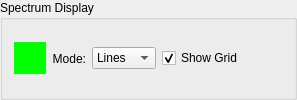
        <widget class="QGroupBox" name="groupBox" >
         <property name="title" >
          <string>Spectrum Display</string>
         </property>
         <layout class="QHBoxLayout" >
          <item>
           <widget class="SideCar::GUI::ColorButtonWidget" name="liveColor_" >
            <property name="sizePolicy" >
             <sizepolicy vsizetype="Fixed" hsizetype="Fixed" >
              <horstretch>0</horstretch>
              <verstretch>0</verstretch>
             </sizepolicy>
            </property>
            <property name="minimumSize" >
             <size>
              <width>32</width>
              <height>32</height>
             </size>
            </property>
            <property name="maximumSize" >
             <size>
              <width>32</width>
              <height>32</height>
             </size>
            </property>
            <property name="palette" >
             <palette>
              <active>
               <colorrole role="WindowText" >
                <brush brushstyle="SolidPattern" >
                 <color alpha="255" >
                  <red>0</red>
                  <green>0</green>
                  <blue>0</blue>
                 </color>
                </brush>
               </colorrole>
               <colorrole role="Button" >
                <brush brushstyle="SolidPattern" >
                 <color alpha="255" >
                  <red>0</red>
                  <green>255</green>
                  <blue>0</blue>
                 </color>
                </brush>
               </colorrole>
               <colorrole role="Light" >
                <brush brushstyle="SolidPattern" >
                 <color alpha="255" >
                  <red>127</red>
                  <green>255</green>
                  <blue>127</blue>
                 </color>
                </brush>
               </colorrole>
               <colorrole role="Midlight" >
                <brush brushstyle="SolidPattern" >
                 <color alpha="255" >
                  <red>63</red>
                  <green>255</green>
                  <blue>63</blue>
                 </color>
                </brush>
               </colorrole>
               <colorrole role="Dark" >
                <brush brushstyle="SolidPattern" >
                 <color alpha="255" >
                  <red>0</red>
                  <green>127</green>
                  <blue>0</blue>
                 </color>
                </brush>
               </colorrole>
               <colorrole role="Mid" >
                <brush brushstyle="SolidPattern" >
                 <color alpha="255" >
                  <red>0</red>
                  <green>170</green>
                  <blue>0</blue>
                 </color>
                </brush>
               </colorrole>
               <colorrole role="Text" >
                <brush brushstyle="SolidPattern" >
                 <color alpha="255" >
                  <red>0</red>
                  <green>0</green>
                  <blue>0</blue>
                 </color>
                </brush>
               </colorrole>
               <colorrole role="BrightText" >
                <brush brushstyle="SolidPattern" >
                 <color alpha="255" >
                  <red>255</red>
                  <green>255</green>
                  <blue>255</blue>
                 </color>
                </brush>
               </colorrole>
               <colorrole role="ButtonText" >
                <brush brushstyle="SolidPattern" >
                 <color alpha="255" >
                  <red>0</red>
                  <green>0</green>
                  <blue>0</blue>
                 </color>
                </brush>
               </colorrole>
               <colorrole role="Base" >
                <brush brushstyle="SolidPattern" >
                 <color alpha="255" >
                  <red>255</red>
                  <green>255</green>
                  <blue>255</blue>
                 </color>
                </brush>
               </colorrole>
               <colorrole role="Window" >
                <brush brushstyle="SolidPattern" >
                 <color alpha="255" >
                  <red>0</red>
                  <green>255</green>
                  <blue>0</blue>
                 </color>
                </brush>
               </colorrole>
               <colorrole role="Shadow" >
                <brush brushstyle="SolidPattern" >
                 <color alpha="255" >
                  <red>0</red>
                  <green>0</green>
                  <blue>0</blue>
                 </color>
                </brush>
               </colorrole>
               <colorrole role="AlternateBase" >
                <brush brushstyle="SolidPattern" >
                 <color alpha="255" >
                  <red>127</red>
                  <green>255</green>
                  <blue>127</blue>
                 </color>
                </brush>
               </colorrole>
              </active>
              <inactive>
               <colorrole role="WindowText" >
                <brush brushstyle="SolidPattern" >
                 <color alpha="255" >
                  <red>0</red>
                  <green>0</green>
                  <blue>0</blue>
                 </color>
                </brush>
               </colorrole>
               <colorrole role="Button" >
                <brush brushstyle="SolidPattern" >
                 <color alpha="255" >
                  <red>0</red>
                  <green>255</green>
                  <blue>0</blue>
                 </color>
                </brush>
               </colorrole>
               <colorrole role="Light" >
                <brush brushstyle="SolidPattern" >
                 <color alpha="255" >
                  <red>127</red>
                  <green>255</green>
                  <blue>127</blue>
                 </color>
                </brush>
               </colorrole>
               <colorrole role="Midlight" >
                <brush brushstyle="SolidPattern" >
                 <color alpha="255" >
                  <red>63</red>
                  <green>255</green>
                  <blue>63</blue>
                 </color>
                </brush>
               </colorrole>
               <colorrole role="Dark" >
                <brush brushstyle="SolidPattern" >
                 <color alpha="255" >
                  <red>0</red>
                  <green>127</green>
                  <blue>0</blue>
                 </color>
                </brush>
               </colorrole>
               <colorrole role="Mid" >
                <brush brushstyle="SolidPattern" >
                 <color alpha="255" >
                  <red>0</red>
                  <green>170</green>
                  <blue>0</blue>
                 </color>
                </brush>
               </colorrole>
               <colorrole role="Text" >
                <brush brushstyle="SolidPattern" >
                 <color alpha="255" >
                  <red>0</red>
                  <green>0</green>
                  <blue>0</blue>
                 </color>
                </brush>
               </colorrole>
               <colorrole role="BrightText" >
                <brush brushstyle="SolidPattern" >
                 <color alpha="255" >
                  <red>255</red>
                  <green>255</green>
                  <blue>255</blue>
                 </color>
                </brush>
               </colorrole>
               <colorrole role="ButtonText" >
                <brush brushstyle="SolidPattern" >
                 <color alpha="255" >
                  <red>0</red>
                  <green>0</green>
                  <blue>0</blue>
                 </color>
                </brush>
               </colorrole>
               <colorrole role="Base" >
                <brush brushstyle="SolidPattern" >
                 <color alpha="255" >
                  <red>255</red>
                  <green>255</green>
                  <blue>255</blue>
                 </color>
                </brush>
               </colorrole>
               <colorrole role="Window" >
                <brush brushstyle="SolidPattern" >
                 <color alpha="255" >
                  <red>0</red>
                  <green>255</green>
                  <blue>0</blue>
                 </color>
                </brush>
               </colorrole>
               <colorrole role="Shadow" >
                <brush brushstyle="SolidPattern" >
                 <color alpha="255" >
                  <red>0</red>
                  <green>0</green>
                  <blue>0</blue>
                 </color>
                </brush>
               </colorrole>
               <colorrole role="AlternateBase" >
                <brush brushstyle="SolidPattern" >
                 <color alpha="255" >
                  <red>127</red>
                  <green>255</green>
                  <blue>127</blue>
                 </color>
                </brush>
               </colorrole>
              </inactive>
              <disabled>
               <colorrole role="WindowText" >
                <brush brushstyle="SolidPattern" >
                 <color alpha="255" >
                  <red>0</red>
                  <green>127</green>
                  <blue>0</blue>
                 </color>
                </brush>
               </colorrole>
               <colorrole role="Button" >
                <brush brushstyle="SolidPattern" >
                 <color alpha="255" >
                  <red>0</red>
                  <green>255</green>
                  <blue>0</blue>
                 </color>
                </brush>
               </colorrole>
               <colorrole role="Light" >
                <brush brushstyle="SolidPattern" >
                 <color alpha="255" >
                  <red>127</red>
                  <green>255</green>
                  <blue>127</blue>
                 </color>
                </brush>
               </colorrole>
               <colorrole role="Midlight" >
                <brush brushstyle="SolidPattern" >
                 <color alpha="255" >
                  <red>63</red>
                  <green>255</green>
                  <blue>63</blue>
                 </color>
                </brush>
               </colorrole>
               <colorrole role="Dark" >
                <brush brushstyle="SolidPattern" >
                 <color alpha="255" >
                  <red>0</red>
                  <green>127</green>
                  <blue>0</blue>
                 </color>
                </brush>
               </colorrole>
               <colorrole role="Mid" >
                <brush brushstyle="SolidPattern" >
                 <color alpha="255" >
                  <red>0</red>
                  <green>170</green>
                  <blue>0</blue>
                 </color>
                </brush>
               </colorrole>
               <colorrole role="Text" >
                <brush brushstyle="SolidPattern" >
                 <color alpha="255" >
                  <red>0</red>
                  <green>127</green>
                  <blue>0</blue>
                 </color>
                </brush>
               </colorrole>
               <colorrole role="BrightText" >
                <brush brushstyle="SolidPattern" >
                 <color alpha="255" >
                  <red>255</red>
                  <green>255</green>
                  <blue>255</blue>
                 </color>
                </brush>
               </colorrole>
               <colorrole role="ButtonText" >
                <brush brushstyle="SolidPattern" >
                 <color alpha="255" >
                  <red>0</red>
                  <green>127</green>
                  <blue>0</blue>
                 </color>
                </brush>
               </colorrole>
               <colorrole role="Base" >
                <brush brushstyle="SolidPattern" >
                 <color alpha="255" >
                  <red>0</red>
                  <green>255</green>
                  <blue>0</blue>
                 </color>
                </brush>
               </colorrole>
               <colorrole role="Window" >
                <brush brushstyle="SolidPattern" >
                 <color alpha="255" >
                  <red>0</red>
                  <green>255</green>
                  <blue>0</blue>
                 </color>
                </brush>
               </colorrole>
               <colorrole role="Shadow" >
                <brush brushstyle="SolidPattern" >
                 <color alpha="255" >
                  <red>0</red>
                  <green>0</green>
                  <blue>0</blue>
                 </color>
                </brush>
               </colorrole>
               <colorrole role="AlternateBase" >
                <brush brushstyle="SolidPattern" >
                 <color alpha="255" >
                  <red>0</red>
                  <green>255</green>
                  <blue>0</blue>
                 </color>
                </brush>
               </colorrole>
              </disabled>
             </palette>
            </property>
            <property name="autoFillBackground" >
             <bool>true</bool>
            </property>
            <property name="autoDefault" >
             <bool>false</bool>
            </property>
            <property name="flat" >
             <bool>true</bool>
            </property>
           </widget>
          </item>
          <item>
           <widget class="QLabel" name="label_15" >
            <property name="text" >
             <string>Mode:</string>
            </property>
            <property name="alignment" >
             <set>Qt::AlignRight|Qt::AlignTrailing|Qt::AlignVCenter</set>
            </property>
           </widget>
          </item>
          <item>
           <widget class="QComboBox" name="drawingMode_" >
            <property name="currentIndex" >
             <number>1</number>
            </property>
            <item>
             <property name="text" >
              <string>Points</string>
             </property>
            </item>
            <item>
             <property name="text" >
              <string>Lines</string>
             </property>
            </item>
           </widget>
          </item>
          <item>
           <widget class="QCheckBox" name="showGrid_" >
            <property name="text" >
             <string>Show Grid</string>
            </property>
            <property name="checked" >
             <bool>true</bool>
            </property>
           </widget>
          </item>
          <item>
           <spacer>
            <property name="orientation" >
             <enum>Qt::Horizontal</enum>
            </property>
            <property name="sizeHint" >
             <size>
              <width>40</width>
              <height>20</height>
             </size>
            </property>
           </spacer>
          </item>
         </layout>
        </widget>
